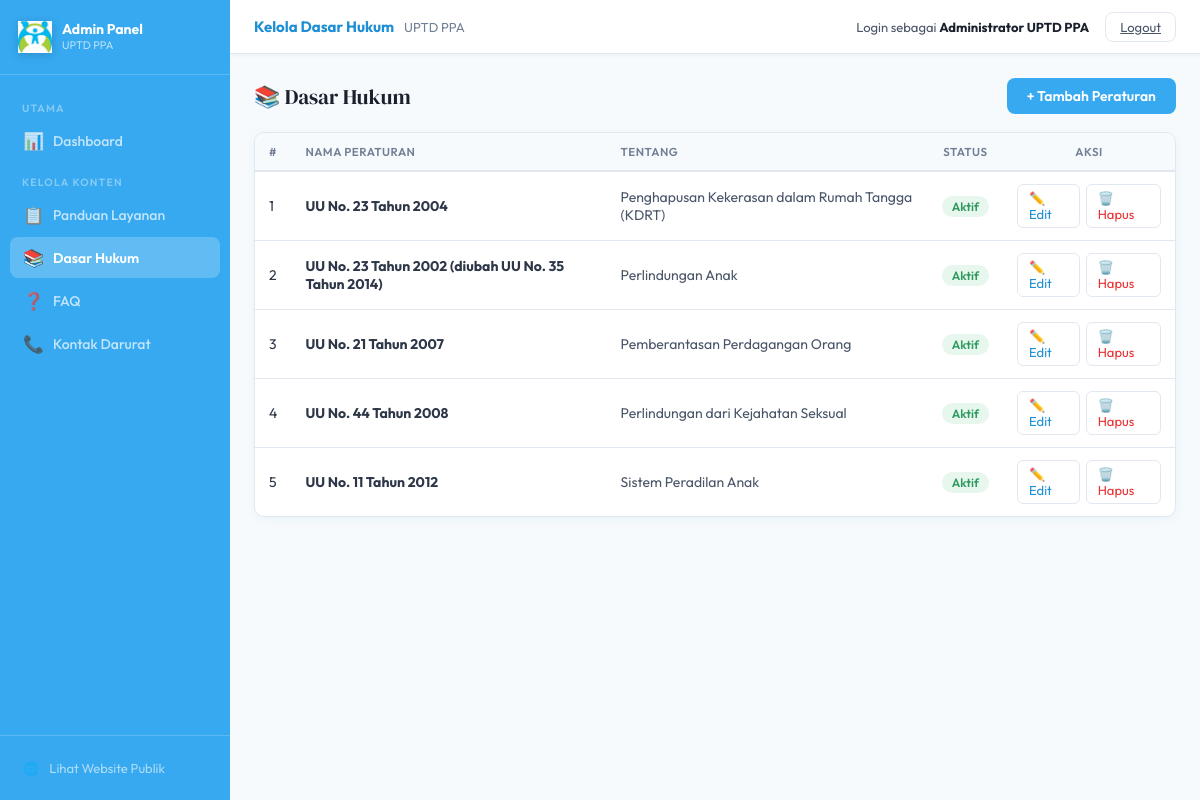
/admin/dasar-hukum.php (signed in), run on the app's committed database.
### tables this page shows
CREATE TABLE IF NOT EXISTS dasar_hukum (
  id          INT UNSIGNED AUTO_INCREMENT PRIMARY KEY,
  nama_uu     VARCHAR(300) NOT NULL,                   
  tentang     VARCHAR(300) NOT NULL,                   
  ringkasan   TEXT         NOT NULL,
  urutan      SMALLINT     NOT NULL DEFAULT 1,
  aktif       TINYINT(1)   NOT NULL DEFAULT 1,
  created_at  TIMESTAMP    NOT NULL DEFAULT CURRENT_TIMESTAMP,
  updated_at  TIMESTAMP    NOT NULL DEFAULT CURRENT_TIMESTAMP ON UPDATE CURRENT_TIMESTAMP
);

### admin/dasar-hukum.php (the view, shortened to what this page needs)
<?php
require_once __DIR__.'/../includes/config.php';
$action=$_GET['action']??'list'; $edit_id=isset($_GET['id'])?(int)$_GET['id']:0;
$rows=[]; $edit_row=null;
try{
  if($action==='list') $rows=$pdo->query("SELECT * FROM dasar_hukum ORDER BY urutan ASC")->fetchAll();
  elseif($action==='edit'&&$edit_id>0){$s=$pdo->prepare("SELECT * FROM dasar_hukum WHERE id=?");$s->execute([$edit_id]);$edit_row=$s->fetch();if(!$edit_row)$action='list';}
}catch(Exception $e){}
include 'admin_layout.php';
?>
<?php if($action==='list'): ?>
<div class="crud-header"><h2>📚 Dasar Hukum</h2><a href="dasar-hukum.php?action=add" class="btn-add">+ Tambah Peraturan</a></div>
<div class="crud-table-wrap"><table class="crud-table">
  <thead><tr><th>#</th><th>Nama Peraturan</th><th>Tentang</th><th style="text-align:center;">Status</th><th style="text-align:center;">Aksi</th></tr></thead>
  <tbody>
    <?php foreach($rows as $i=>$r): ?>
    <tr>
      <td><?php echo $i+1; ?></td>
      <td><strong><?php echo htmlspecialchars($r['nama_uu']); ?></strong></td>
      <td style="color:var(--text-mid);"><?php echo htmlspecialchars($r['tentang']); ?></td>
      <td style="text-align:center;"><span class="badge badge-<?php echo $r['aktif']?'aktif':'nonaktif'; ?>"><?php echo $r['aktif']?'Aktif':'Nonaktif'; ?></span></td>
      <td><div class="td-actions">
        <a href="dasar-hukum.php?action=edit&id=<?php echo $r['id']; ?>" class="btn-edit">✏️ Edit</a>
        <a href="dasar-hukum.php?delete=<?php echo $r['id']; ?>" class="btn-delete" onclick="return confirm('Yakin hapus?');">🗑️ Hapus</a>
      </div></td>
    </tr>
    <?php endforeach; ?>
  </tbody>
</table></div>
<?php endif; ?>
  </div></div></body></html>

### admin/admin_layout.php (style rules this page uses)
:root { --blue:#36A9F0;--blue-dark:#1E8FD5;--blue-light:#E8F4FD;--blue-mid:#C2E2F7; --red:#E93235;--red-dark:#C82A2D;--red-light:#FEF0F0;--red-border:#F5C0C1; --green:#3CB371;--green-dark:#2E9B5E;--green-light:#E8F7EE; --white:#FFF;--grey-50:#F7FAFC;--grey-100:#EDF2F7;--grey-200:#E2E8F0; --grey-400:#A0AEC0;--grey-600:#718096;--grey-800:#2D3748;--grey-900:#1A202C; --text:#2D3748;--text-mid:#4A5568;--text-light:#718096; --radius:10px;--shadow:0 2px 12px rgba(54,169,240,.08); }
*,*::before,*::after { box-sizing:border-box;margin:0;padding:0 }
html,body { height:100% }
body { font-family:'Outfit',system-ui,sans-serif;color:var(--text);background:var(--grey-50);display:flex;min-height:100vh;font-size:14px }
.crud-header { display:flex;justify-content:space-between;align-items:center;margin-bottom:18px;flex-wrap:wrap;gap:10px }
.crud-header h2 { font-family:'DM Serif Display',serif;font-size:21px;font-weight:400;color:var(--grey-900) }
.btn-add { background:var(--blue);color:#fff;border:none; padding:9px 20px;border-radius:8px;font-size:14px;font-weight:600; cursor:pointer;font-family:inherit;text-decoration:none; display:inline-flex;align-items:center;gap:6px;transition:background .2s; }
.crud-table-wrap { background:#fff;border-radius:var(--radius);border:1px solid var(--grey-200);box-shadow:var(--shadow);overflow:hidden }
.crud-table { width:100%;border-collapse:collapse }
.crud-table th { background:var(--grey-50);padding:11px 14px;text-align:left;font-size:11.5px;font-weight:600;color:var(--text-light);text-transform:uppercase;letter-spacing:.5px;border-bottom:2px solid var(--grey-200) }
.crud-table td { padding:12px 14px;border-bottom:1px solid var(--grey-200);font-size:14px;vertical-align:middle }
.crud-table tr:last-child td { border-bottom:none }
.td-actions { display:flex;gap:6px }
.btn-edit,.btn-delete { background:none;border:1.5px solid var(--grey-200); padding:5px 11px;border-radius:6px;font-size:13px; cursor:pointer;font-family:inherit;transition:.2s; text-decoration:none;display:inline-flex;align-items:center;gap:4px; }
.btn-edit { color:var(--blue-dark) }
.btn-delete { color:var(--red) }
.badge { padding:3px 10px;border-radius:12px;font-size:12px;font-weight:600 }
.badge-aktif { background:var(--green-light);color:var(--green-dark) }

### data on the page
dasar_hukum: nama_uu "UU No. 23 Tahun 2004", tentang "Penghapusan Kekerasan dalam Rumah Tangga (KDRT)", aktif "Aktif"
dasar_hukum: nama_uu "UU No. 23 Tahun 2002 (diubah UU No. 35 Tahun 2014)", tentang "Perlindungan Anak", aktif "Aktif"
dasar_hukum: nama_uu "UU No. 21 Tahun 2007", tentang "Pemberantasan Perdagangan Orang", aktif "Aktif"
dasar_hukum: nama_uu "UU No. 44 Tahun 2008", tentang "Perlindungan dari Kejahatan Seksual", aktif "Aktif"
dasar_hukum: nama_uu "UU No. 11 Tahun 2012", tentang "Sistem Peradilan Anak", aktif "Aktif"

### other printed values
$titles[$admin_page] "Kelola Dasar Hukum"
$_SESSION['admin_nama'] "Administrator UPTD PPA"
